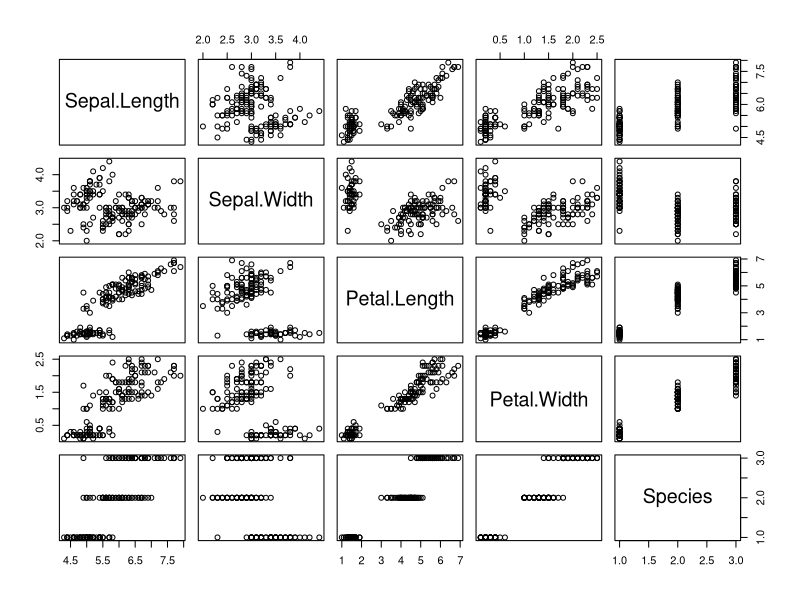
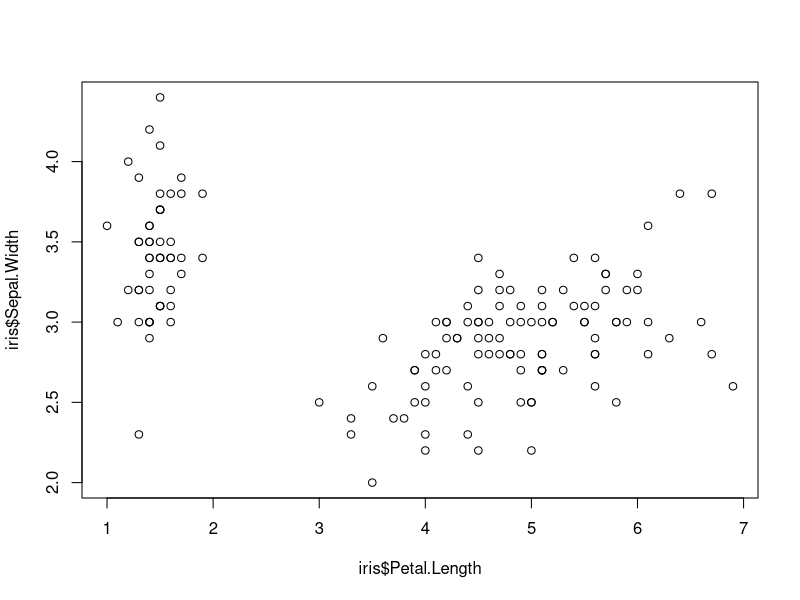
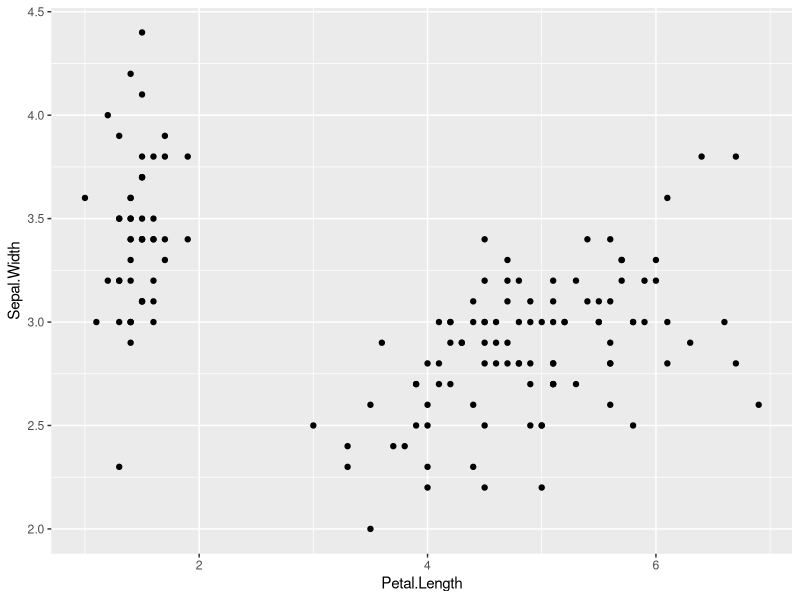
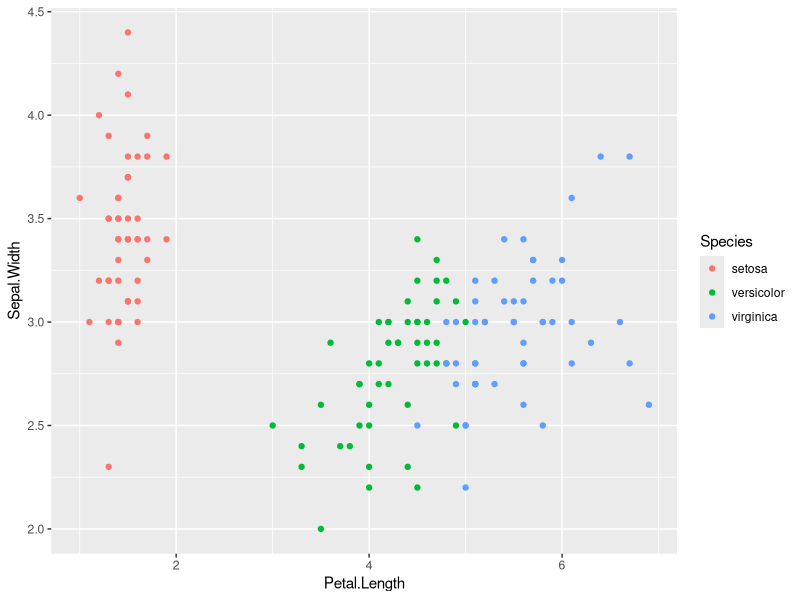
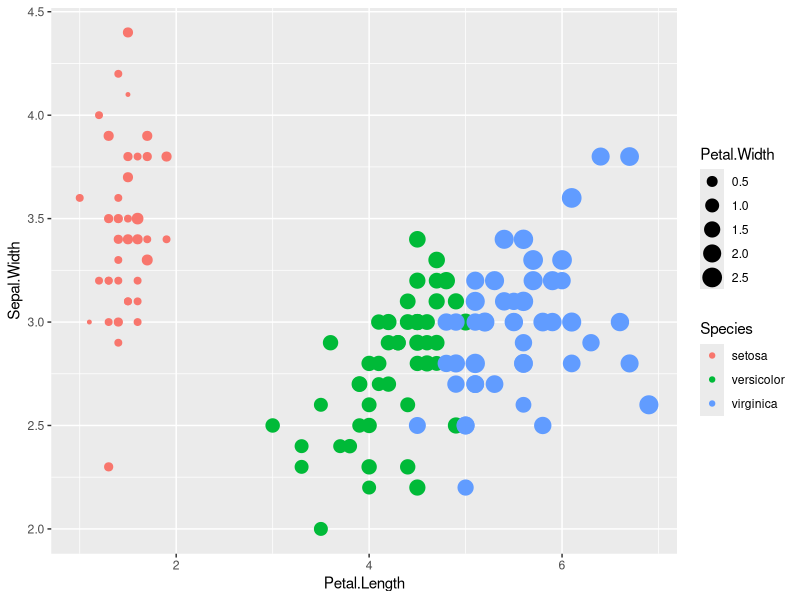
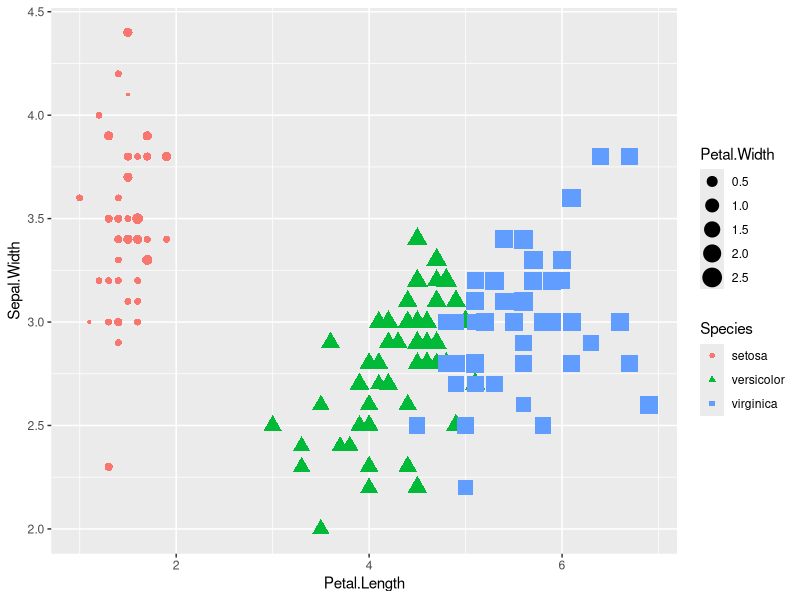
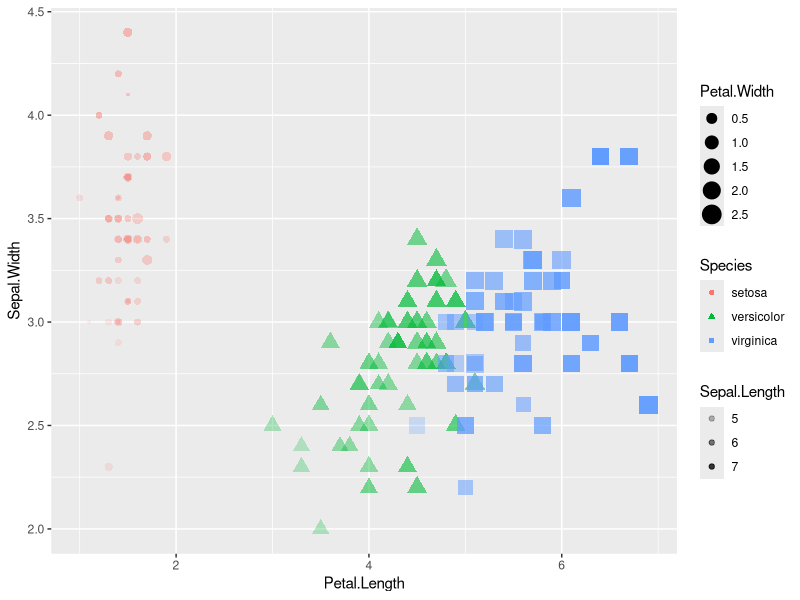
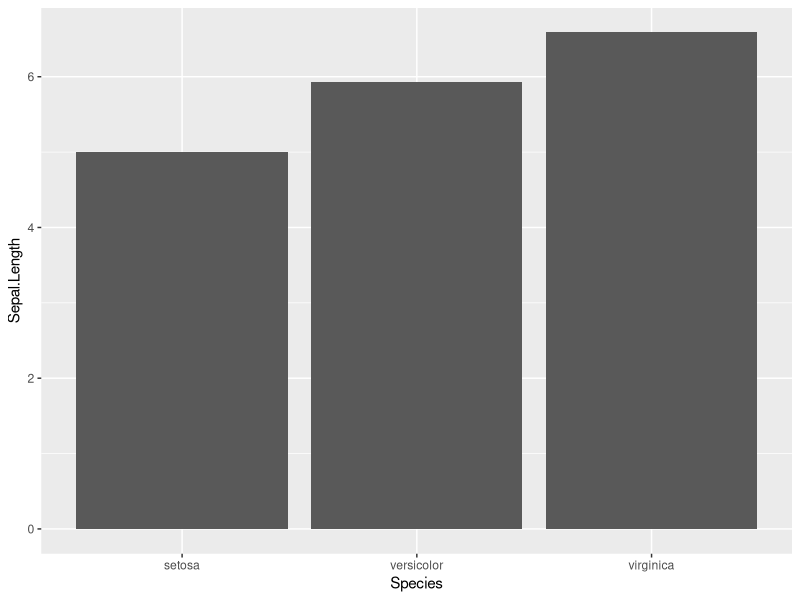

The R script that drew these images, in order: (Note: this script raises an error after producing the figures.)
## GGPLOT 2
## Packages ----
install.packages("ggplot2")
library(ggplot2)

#Datasets----
data()
data(iris)
head(iris)
summary(iris)


# Plot ----
plot(iris)
plot(iris$Petal.Length,iris$Sepal.Width)

# ggplot ----
#aes static mapping, a relation ,variables
#base plot, add another plot

ggplot(iris,aes(x=Petal.Length,y = Sepal.Width)) +
  geom_point()


ggplot(iris,aes(x=Petal.Length,y = Sepal.Width, col=Species)) +
  geom_point()

ggplot(iris,aes(x=Petal.Length,y = Sepal.Width, col=Species,size=Petal.Width)) +
  geom_point()

ggplot(iris,aes(x=Petal.Length,y = Sepal.Width, col=Species,
                size=Petal.Width,shape=Species)) +
  geom_point()

ggplot(iris,aes(x=Petal.Length,y = Sepal.Width, col=Species,
                size=Petal.Width,shape=Species, alpha=Sepal.Length)) +
  geom_point()

# BAR and BoxPlot ----
ggplot(iris,aes(Species, Sepal.Length))+
  geom_bar(stat = "summary",fun.y="mean")

ggplot(iris,aes(Species, Sepal.Length, fill=Species))+
  geom_bar(stat = "summary",fun.y="mean")

ggplot(iris,aes(Species, Sepal.Length))+
  geom_bar(stat = "summary",fun.y="mean", fill="blue", col="black")

ggplot(iris,aes(Species, Sepal.Length))+
  geom_bar(stat = "summary",fun.y="mean", fill="blue", col="black")+
  geom_point()

myPlot<-ggplot(iris,aes(Species, Sepal.Length))+
  geom_bar(stat = "summary",fun.y="mean", fill="blue", col="black")+
  geom_point(position=position_jitter(0.2),size=3, shape=21)


myPlot + theme(panel.grid = element_blank(),
               panel.background = element_rect(fill="white"),
               axis.line.y = element_line(color="black",size = 0.2),
               axis.line.x = element_line(color="black",size = 0.2))

myPlot + theme(panel.grid = element_blank(),
               panel.background = element_rect(fill="white"),
               panel.border = element_rect(color = "black",fill = NA,size = 0.2))

myPlot+theme_bw()
myPlot+theme_classic()
myPlot+theme_dark()
myPlot+theme_gray()
myPlot+theme_light()
myPlot+theme_linedraw()
myPlot+theme_minimal()
myPlot+theme_vold()


?theme

ggplot(iris,aes(Species, Sepal.Length))+
  geom_boxplot(fill="red",col="black",notch = T)+
  geom_point()

# finishing touches ----
myPlot+
  labs(x="",y="Sepal Length") +
  ggtitle("Sepal Length by Iris")+
  theme(plot.title = element_text(hjust = 0.5))

#saving our plot ----
ggsave("graph1.pdf",width = 8,height = 5)

# Factorial ----
data(ToothGrowth)
summary(ToothGrowth)

ggplot(ToothGrowth,aes(supp,len,fill=as.factor(dose)))+
  geom_bar(stat = "summary",fun.y="median",col="black",
           position = "dodge")+
  geom_point(position = position_dodge(0.9))

ggplot(ToothGrowth,aes(as.factor(dose),len,group=supp, color=supp))+
  geom_line(stat = "summary",fun.y="mean")+
  geom_smooth(method = "lm")
